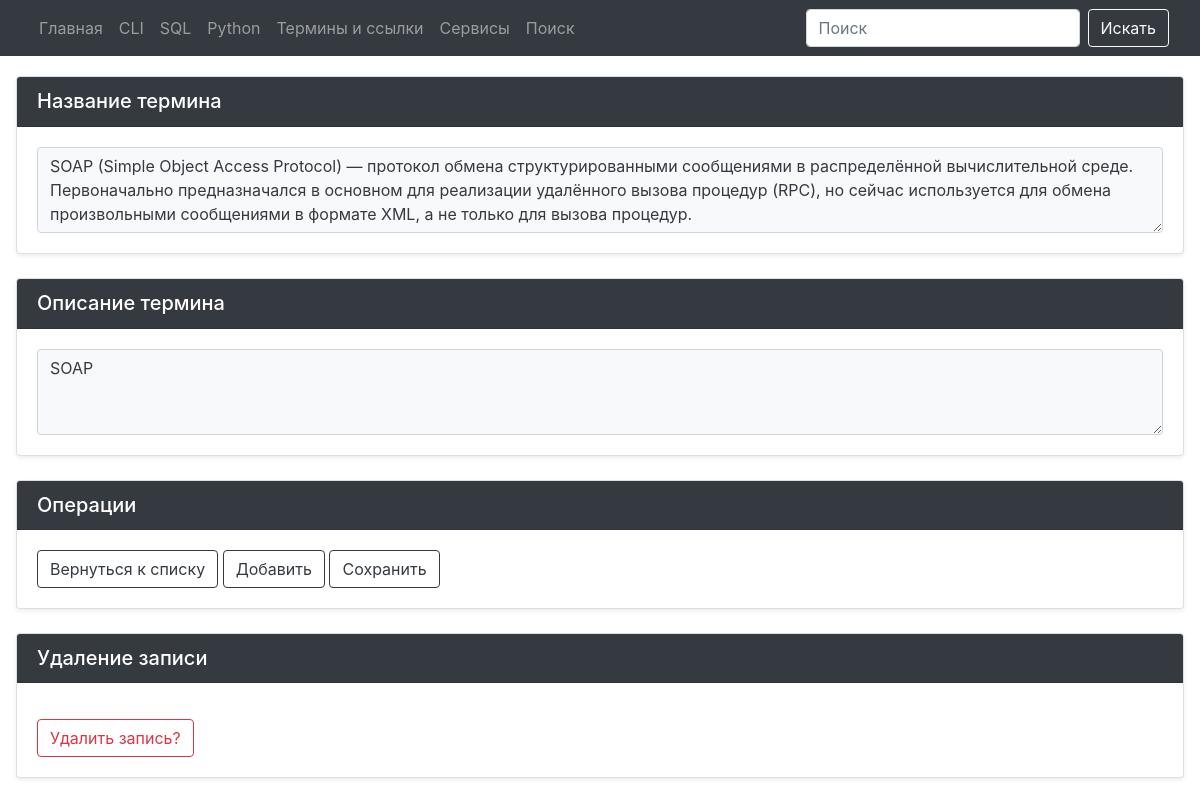
Before: /wiki/edit/7/ with the older database file.
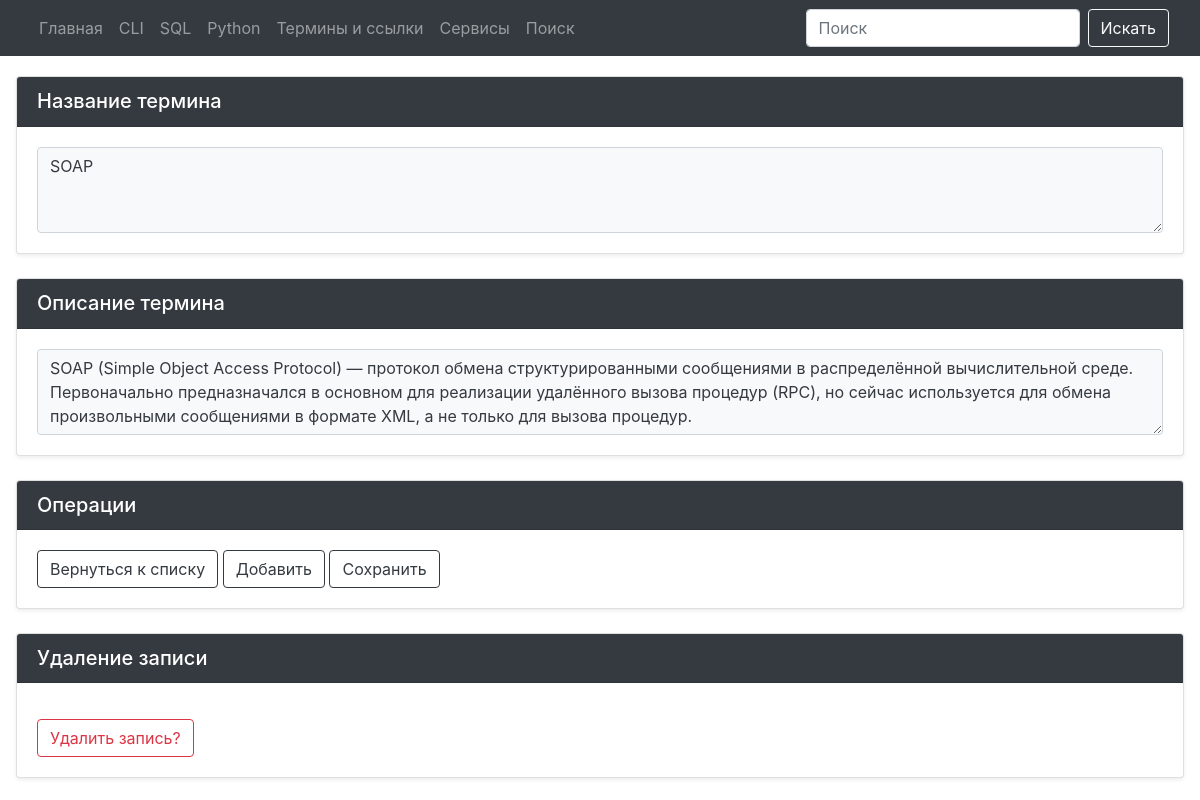
After: the same page with the newer database file.
### tables this page shows
CREATE TABLE [wiki] (
    [wiki_name] TEXT NOT NULL,
    [wiki_content] TEXT NOT NULL,
    [wiki_date_add] TIMESTAMP NULL DEFAULT CURRENT_TIMESTAMP,
    [wiki_date_edit] TEXT NULL,
    [wiki_id] INTEGER PRIMARY KEY NOT NULL
  );

### modules/wiki/edit_wiki.py (the view, shortened to what this page needs)
@bp.route("/wiki/edit/<int:wiki_id>/", methods=("GET", "POST"))
def edit_wiki(wiki_id):
    conn = connect.get_db_connection()
    edit_wiki_view = conn.execute("SELECT * FROM wiki WHERE wiki_id = ?",
                                            (wiki_id,)).fetchone()
    return render_template("wiki/edit_wiki.html", edit_wiki_view=edit_wiki_view)

### modules/connect.py (called while the page is built)
def get_db_connection():
    db_path = os.path.join(BASE_DIR, '../database.db')
    conn = sqlite3.connect(db_path, timeout=30)
    conn.row_factory = sqlite3.Row
    return conn

### templates/wiki/edit_wiki.html (shortened to what this page needs)
{% extends 'base.html' %}
{% block content %}
    <form method="post">
        <div class="card mb-4 shadow-sm">
            <div class="card-header bg-dark text-white">
                <label for="wiki_name" class="h5 mb-0">Название термина</label>
            </div>
            <div class="card-body">
                <textarea class="form-control bg-light text-dark" id="wiki_name" name="wiki_name" rows="3"
                    placeholder="Введите описание команды"
                    required>{{ edit_wiki_view.wiki_name }}</textarea>
            </div>
        </div>
        <div class="card mb-4 shadow-sm">
            <div class="card-header bg-dark text-white">
                <label for="wiki_content" class="h5 mb-0">Описание термина</label>
            </div>
            <div class="card-body">
                <textarea class="form-control bg-light text-dark" id="wiki_content" name="wiki_content" rows="3"
                    placeholder="Введите значение" required>{{ edit_wiki_view.wiki_content }}</textarea>
            </div>
        </div>
        <div class="card mb-4 shadow-sm">
            <div class="card-header bg-dark text-white">
                <div class="h5 mb-0">Операции</div>
            </div>
            <div class="card-body">
                <a href="{{ url_for('wiki_list_page.wiki_list_page') }}" class="btn btn-outline-dark">
                         Вернуться к списку
                </a>
                <a href="{{ url_for('add_wiki.add_wiki') }}" class="btn btn-outline-dark">
                        Добавить</a>
                <button type="submit" class="btn btn-outline-dark">Сохранить</button>
            </div>
        </div>
    </form>
<div class="card mb-4 shadow-sm">
    <div class="card-header bg-dark text-white">
        <div class="h5 mb-0">Удаление записи</div>
    </div>
    <div class="card-body">
        <form
            action="{{ url_for('delete_wiki.delete_wiki', wiki_id=edit_wiki_view['wiki_id'])}}"
            method="POST" class="mt-3">
            <button type="submit" class="btn btn-outline-danger"
                onclick="return confirm('Вы уверены что хотите удалить запись?')">
                 Удалить запись?
            </button>
        </form>
    </div>
</div>
{% endblock %}

Changed rows visible on the page:
changed wiki "SOAP": wiki_name "SOAP (Simple Object Access Protocol) — протокол обмена структурированными сообщениями в распределённой вычислительной среде. Первоначально предназначался в основном для реализации удалённого вызова процедур (RPC), но сейчас используется для обмена произвольными сообщениями в формате XML, а не только для вызова процедур." → "SOAP"; wiki_content "SOAP" → "SOAP (Simple Object Access Protocol) — протокол обмена структурированными сообщениями в распределённой вычислительной среде. Первоначально предназначался в основном для реализации удалённого вызова процедур (RPC), но сейчас используется для обмена произвольными сообщениями в формате XML, а не только для вызова процедур."
